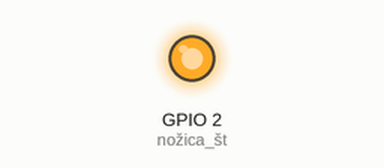
This program was run on a simulated ESP32. Shown: output pins drawn as LEDs (lit = HIGH). WiFi joins after 1.5 s; servers stay silent unless stated; what the program prints to the serial monitor is not drawn.

Above: at 1.6 s.
At 3.1 s:
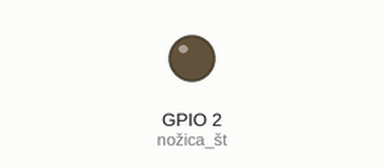
Timing chart, 0 to 4.6 s (numbered marks = the images above):
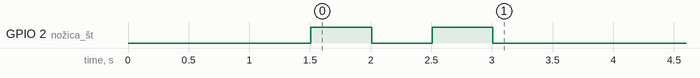

The program:

main.cpp
```cpp
#include <Arduino.h>
#include "Wifi.h"
#include "WebServer.h"

const char* ssid = "BUM";
const char* password = "N0gavica";


void setup() {

  Serial.begin(115200); //hitrost komunikacije preko serijskega protokola(bitov/sekundo)

  WiFi.begin(ssid,password); //pozenemo wifi omrezje - se priklopimo

  while(WiFi.status() != WL_CONNECTED){
    delay(500);
    Serial.println("Povezovanje z WiFi omrezjem...");
  }


  Serial.println("Povezava z WiFi omrežjem je vzpostavljena.");
  Serial.print("IP naslov esp32 modula je: ");
  Serial.println(WiFi.localIP());


  pinMode(2, OUTPUT); // nožica št. 2 bo delovala kot izhod
  digitalWrite(2, HIGH); // na nožici 2 zapišemo visoko vrednost - LED zasveti
  delay(500); // zakasnitev izvedbe programa za specificiran čas v milisekundah, 1000 ms = 1 s
  digitalWrite(2, LOW); // na nožici 2 zapišemo nizko vrednost - LED ugasne
  delay(500); // zakasnitev izvedbe programa za specificiran čas v milisekundah, 1000 ms = 1 s
  digitalWrite(2, HIGH); // na nožici 2 zapišemo visoko vrednost - LED zasveti
  delay(500); // zakasnitev izvedbe programa za specificiran čas v milisekundah, 1000 ms = 1 s
  digitalWrite(2, LOW); // na nožici 2 zapišemo nizko vrednost - LED ugasne

}


void loop() {
}
```
